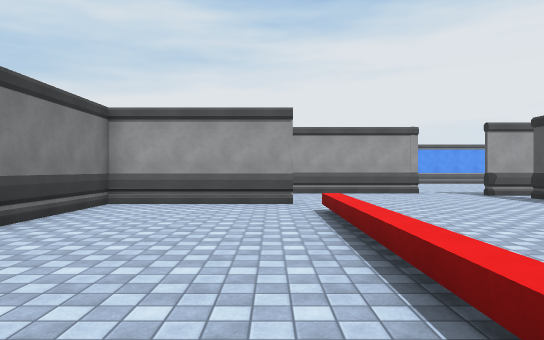
[1] (above)

22 first-person views from a walk through a 3-D level made in the Unity game engine. The camera is 1.4 m above the floor, looks level and sees 70° across. The floor is counted in squares, 2 m on a side. Each view is taken from the middle of a square. On the plan, view 1 faces up. The plan holds only what a view shows up to about 11 squares ahead; the rest is blank. The place goes on beyond the plan. The player is left out. Surface patterns are stand-ins for the level's own textures.

[2]
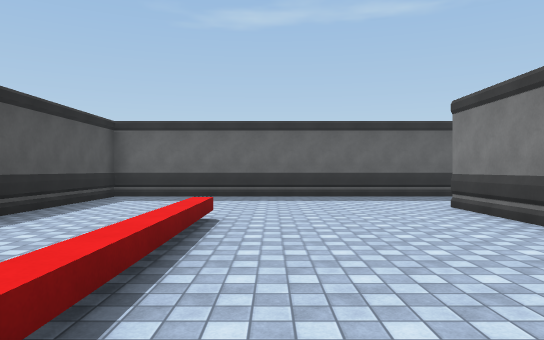

[3]
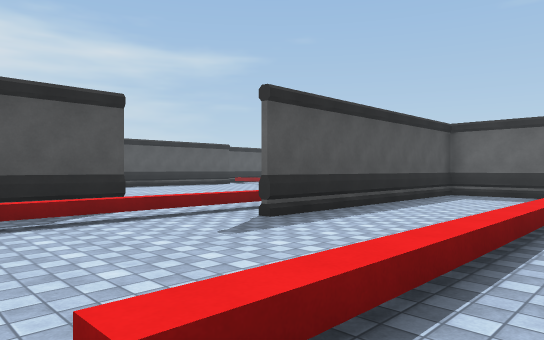

[4]
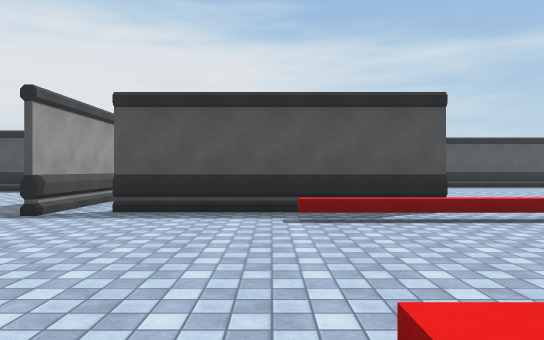

[5]
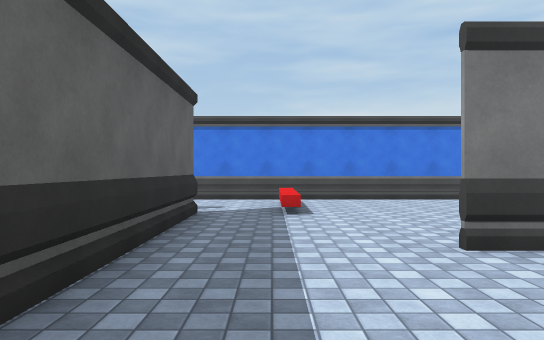

[6]
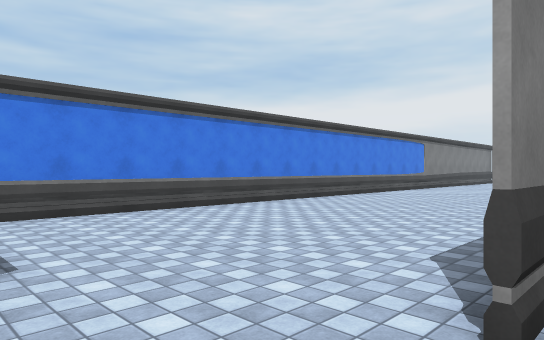

[7]
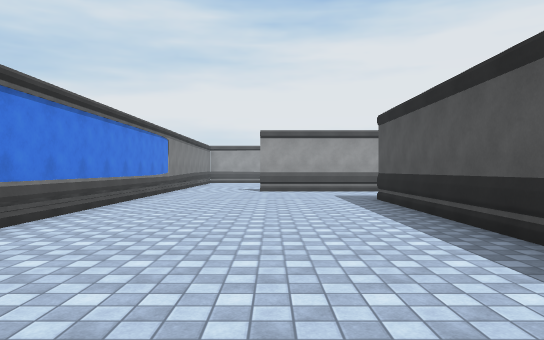

[8]
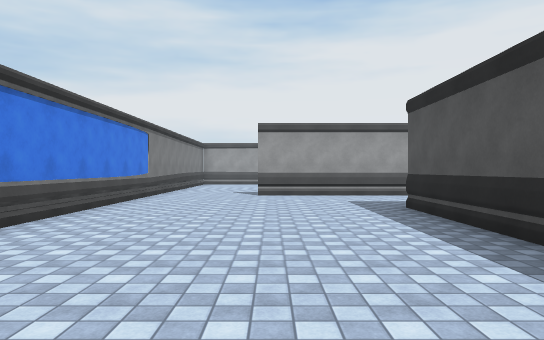

[9]
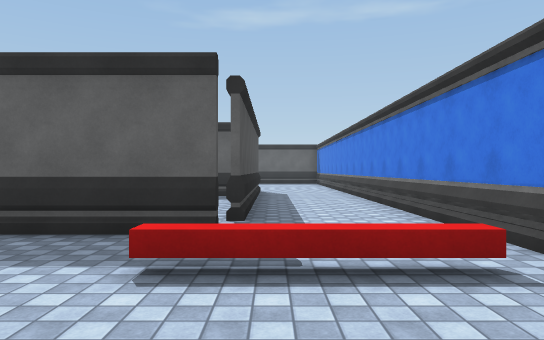

[10]
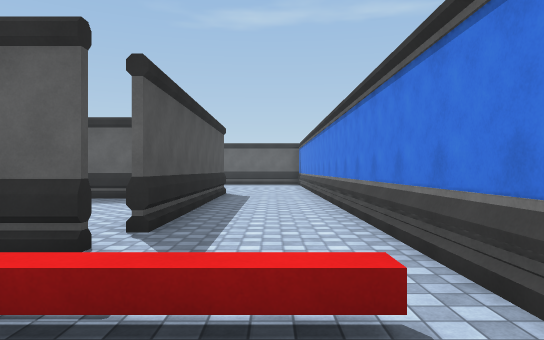

[11]
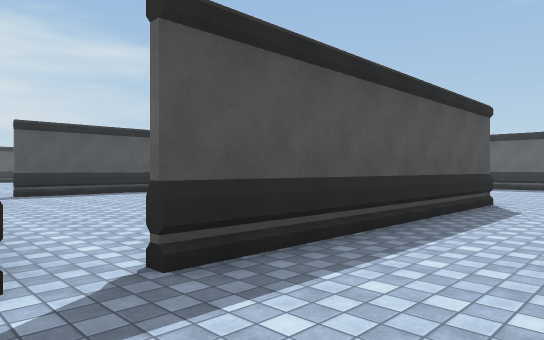

[12]
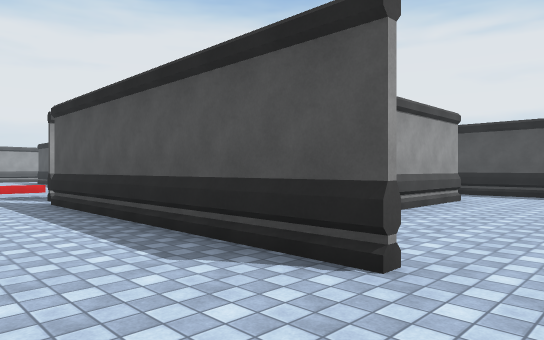

[13]
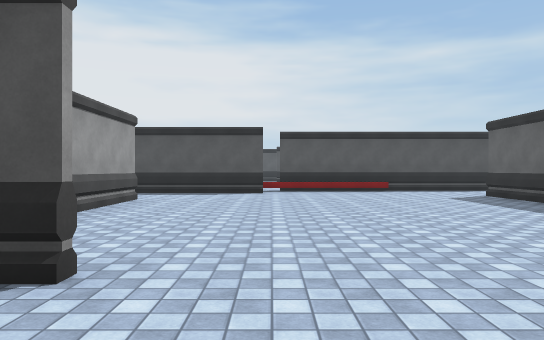

[14]
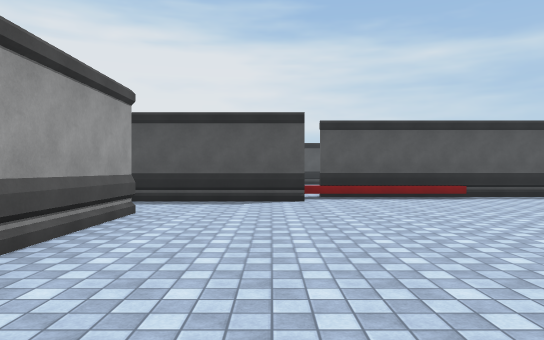

[15]
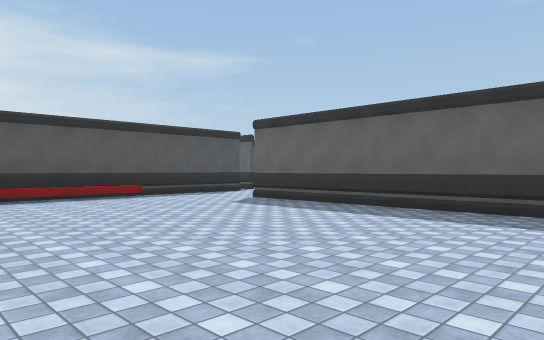

[16]
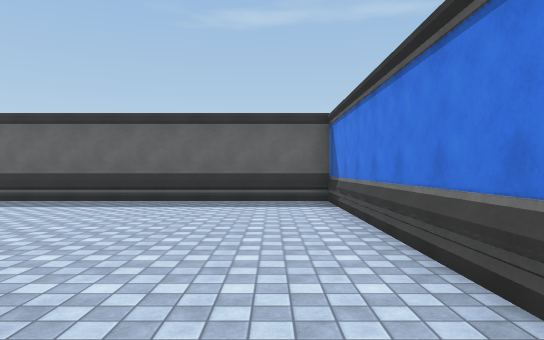

[17]
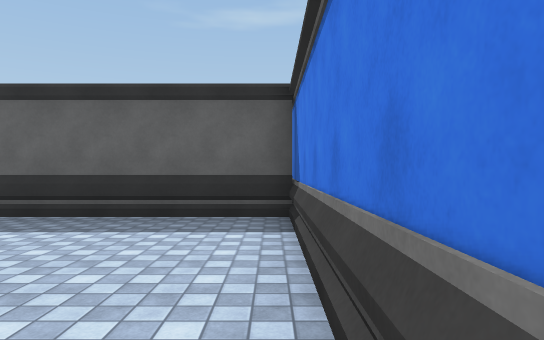

[18]
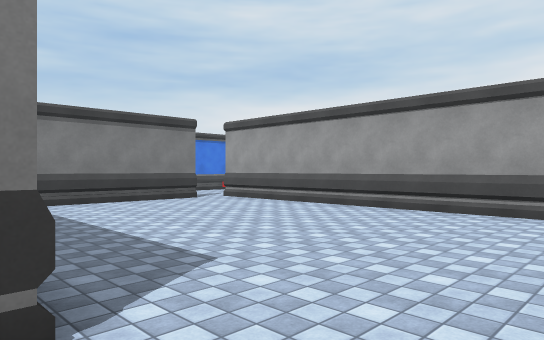

[19]
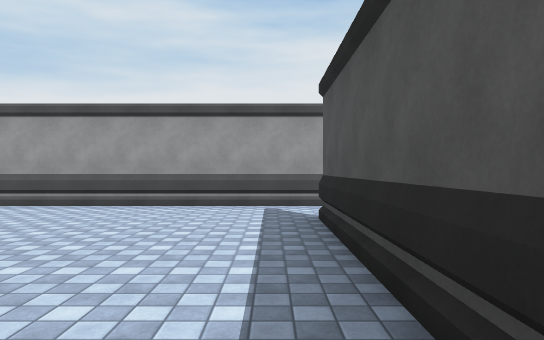

[20]
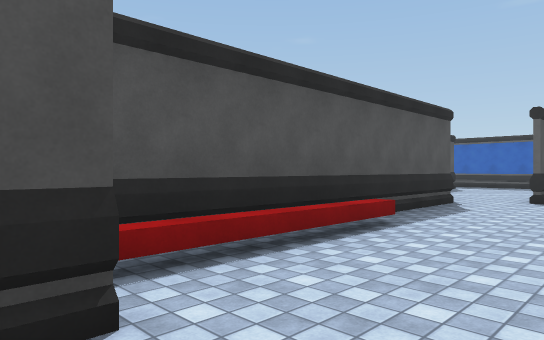

[21]
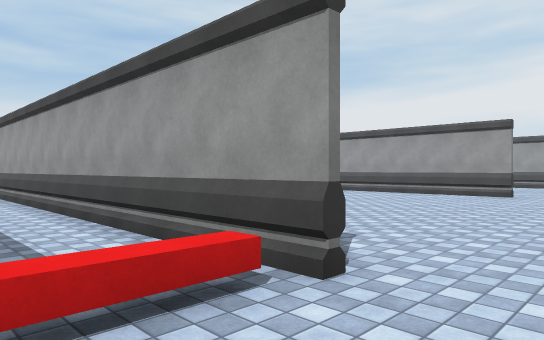

[22]
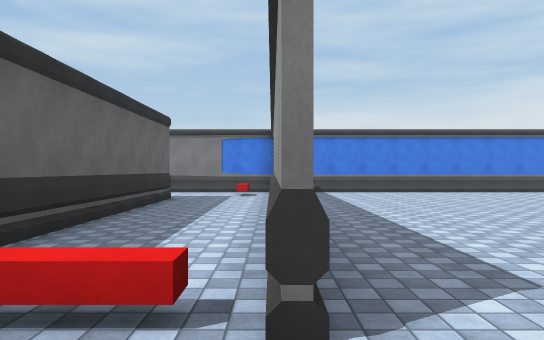

### Floor plan
Key: @ floor where view 1 was taken; # wall or solid block; . floor; = window, fence, low wall or low ledge; ^ raised ledge.
Columns run from 10 left of view 1 to 11 right of it. Each row starts with its distance up from view 1.
 11 =.......   .....####
 10 =.......   ........
  9 =.......   .....#
  8 =......####.....#
  7 =......#........#
  6 =......#...^...^#
  5 =......#...^...^##
  4 =......#...^...^.
  3 =......#...^..#^.
  2 =......#...^..#^.   ..
  1 =......#...^..#     ..
  0 =......#..@...#     ..
 -1 =......#......#
 -2 =.............#
 -3 =.^^..........#
 -4 =...###########
 -5 =.............
 -6 =..#..........
 -7 =..#.........#
 -8 =..#.........#
 -9 =..#.........#
-10 =..#.........#
-11 =..########..#
-12 =..#.........#
-13 =............#
-14 =.............^
-15 =.............#
-16 =.............#
-17 =.............#
-18 =.............#
-19 =.............#
-20  ###########..#
-21   .........^..#
-22     ###### ^ ..

Positions as (right, up) in squares from view 1, and headings:
1: (0, 0), facing up
2: (0, 6), facing down
3: (0, 7), facing down-right
4: (0, 7), facing right
5: (0, -3), facing left
6: (-3, -3), facing up-left
7: (-6, -1), facing up
8: (-6, 1), facing up
9: (-7, 0), facing down
10: (-8, -1), facing down
11: (-9, -4), facing down-right
12: (-9, -14), facing up-right
13: (-9, -14), facing right
14: (-6, -13), facing right
15: (-6, -13), facing down-right
16: (-8, -11), facing down
17: (-9, -14), facing down
18: (2, -11), facing up-left
19: (2, -12), facing up
20: (1, -13), facing down-right
21: (3, -22), facing up-left
22: (3, -20), facing left
